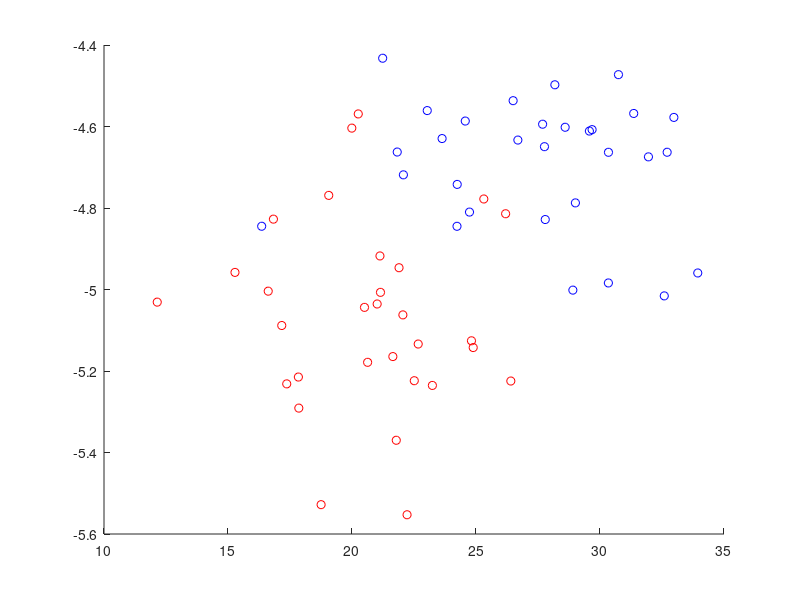
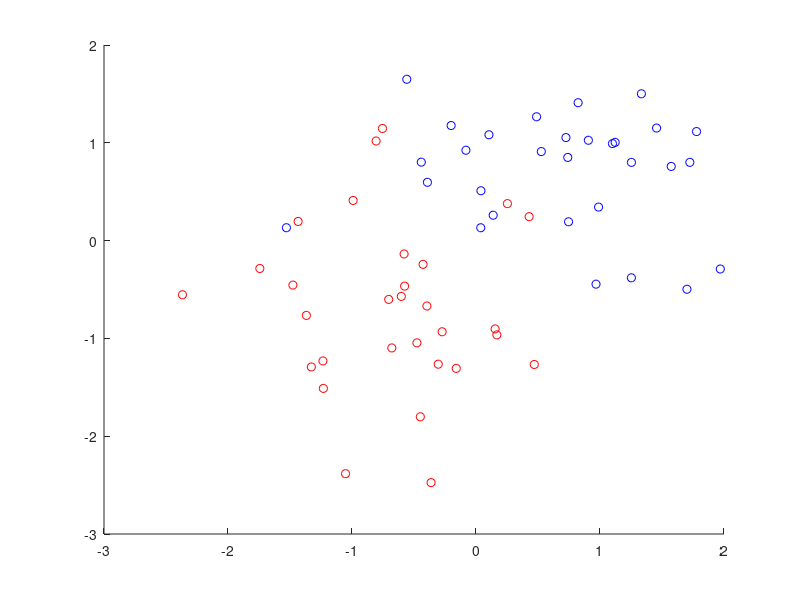
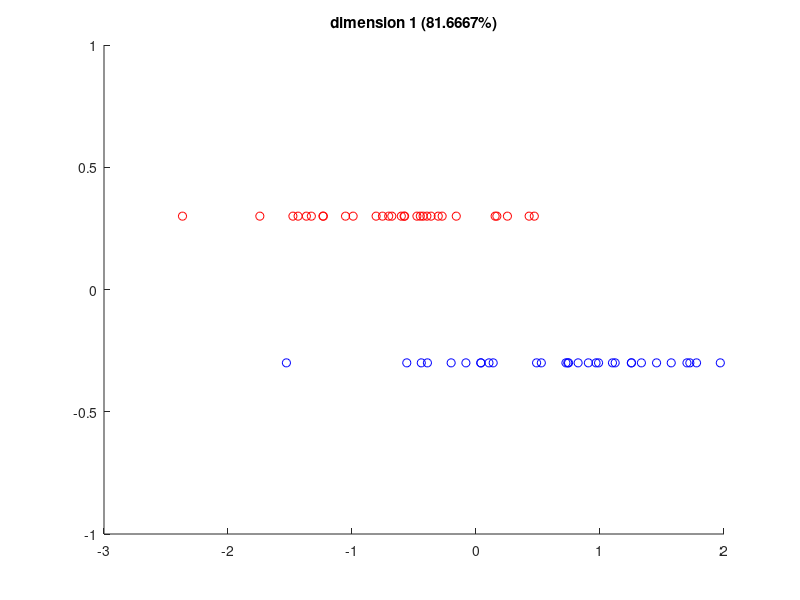
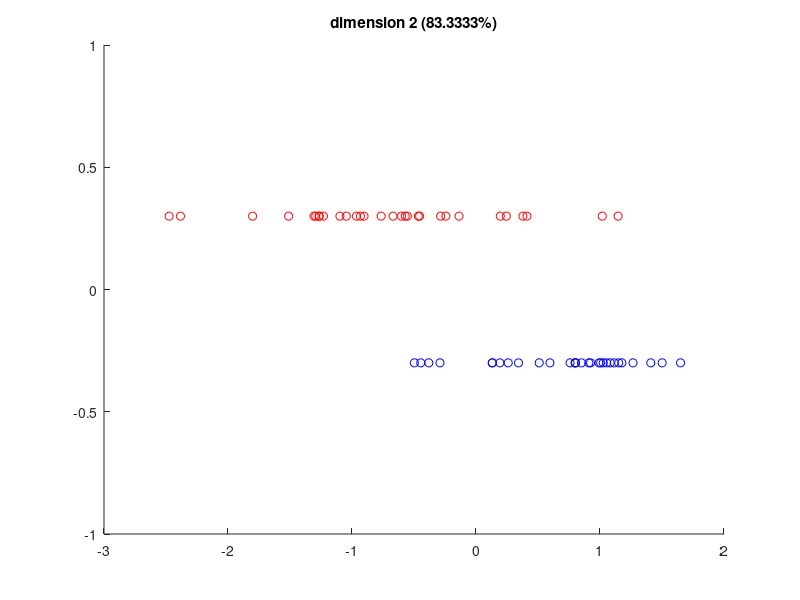

Reproduce these figures in MATLAB, in order.
%
close all
clear all


% Generate some data
x1s = randn( 30, 2 ) + repmat( [ 2.5 0 ], [ 30, 1 ] );
x2s = randn( 30, 2 ) + repmat( [ 0.1 0 ], [ 30, 1 ] );
angle = 45
mixingMatrix = [ cos( angle / 180 * pi )  -sin( angle  / 180 * pi ); ...
                 sin( angle / 180 * pi )   cos( angle / 180 * pi ) ];
mixingMatrix = diag( [ 4.5 0.2 ] ) * mixingMatrix;
mixingOffset = [ 20.0 -5.0 ]';
x1s = mixingMatrix * x1s' + repmat( mixingOffset, [ 1 30 ] );
x2s = mixingMatrix * x2s' + repmat( mixingOffset, [ 1 30 ] );



%
figure
l1 = line( x1s( 1, : ), x1s( 2, : ), 'marker', 'o', 'linestyle', 'none', 'color', 'b' );
hold on
l2 = line( x2s( 1, : ), x2s( 2, : ), 'marker', 'o', 'linestyle', 'none', 'color', 'r' );



% Normalize the data
numberOfFeatures = size( x1s, 1 );
for featureNumber = 1 : numberOfFeatures
  data = [ x1s( featureNumber, : ) x2s( featureNumber, : ) ];
  mean = sum( data ) / length( data );
  variance = sum( ( data - mean ).^2 ) / length( data );
  x1s( featureNumber, : ) = ( x1s( featureNumber, : ) - mean ) / sqrt( variance );
  x2s( featureNumber, : ) = ( x2s( featureNumber, : ) - mean ) / sqrt( variance );
end

%
figure
l1 = line( x1s( 1, : ), x1s( 2, : ), 'marker', 'o', 'linestyle', 'none', 'color', 'b' );
hold on
l2 = line( x2s( 1, : ), x2s( 2, : ), 'marker', 'o', 'linestyle', 'none', 'color', 'r' );



% Bishop's book p. 186-189
N1 = size( x1s, 2 );
N2 = size( x2s, 2 );
m1 = sum( x1s, 2 ) / N1;
m2 = sum( x2s, 2 ) / N2;
Sw = ( x1s - repmat( m1, [ 1 N1 ] ) ) * ( x1s - repmat( m1, [ 1 N1 ] ) )' + ...
     ( x2s - repmat( m2, [ 1 N2 ] ) ) * ( x2s - repmat( m2, [ 1 N2 ] ) )';
w = Sw \ ( m2 - m1 );
w = w / sqrt( sum( w.^2 ) );

estimatedAngle = acos( w(1) ) / pi * 180;
if ( w(2) < 0 )
  estimatedAngle = 360 - estimatedAngle;
end
if ( estimatedAngle > 180 )
  estimatedAngle = estimatedAngle - 180;
end
estimatedAngle







%  % The following doesn't say much, as the feature values are not normalized -> not
%  % comparable in magnitude...
%  for i = 1 : numberOfFeatures
%    disp( [ 'optimal weight for ' deblank( labels( i, : ) ) ': ' num2str( w( i ) ) ] )
%  end


% Compare to simply looking at one feature at a time
ws = [ eye( numberOfFeatures, numberOfFeatures ) w ];
titles = strvcat( 'dimension 1', 'dimension 2', 'best projection' ); 

for i = 1 : size( ws, 2 )
  % 
  w = ws( :, i );

  % Projections
  p1s = w' * x1s;
  p2s = w' * x2s;
  pm1 = w' * m1; % projection of m1
  pm2 = w' * m2; % projection of m2
  middle = ( pm1 + pm2 ) / 2;
  p1s = p1s - middle;
  p2s = p2s - middle;

  if 0
    % Instead of just setting threshold in the middle (i.e., at 0 in the current
    % normalized data), try to find the best value
  end

  figure
  if 0
    [ n1 x1 ] = hist( p1s', 10 );
    bar( x1, n1 );
    hold on
    [ n2 x2 ] = hist( p2s', 10 );
    bar( x2, n2, 'r' );
  else
    line( p1s', zeros( N1, 1 ) - .3, 'marker', 'o', 'linestyle', 'none', 'color', 'b' );
    hold on
    line( p2s', zeros( N2, 1 ) + .3, 'marker', 'o', 'linestyle', 'none', 'color', 'r' );
    set( gca, 'ylim', [ -1 1 ] );
    trainingCorrectClassificationRate = ( sum( p1s < 0 ) + sum( p2s > 0 ) ) / ( N1 + N2 );
    trainingCorrectClassificationRate = max( trainingCorrectClassificationRate, 1 - trainingCorrectClassificationRate );
    title( [ deblank( titles( i, : ) ) ' (' num2str( trainingCorrectClassificationRate * 100 ) '%)' ] )
  end
end



% Let's do a proper leave-one-out validation
useSimpleThreshold = true;

xs = [ x1s x2s ];
classifications = [ zeros( 1, size( x1s, 2 ) ) ones( 1, size( x2s, 2 ) ) ];
numberOfSubjects = length( classifications );

numberOfClassificationErrors = 0;
for subjectNumber = 1 : numberOfSubjects
  useSubjects = ones( 1, numberOfSubjects );
  useSubjects( subjectNumber ) = 0;

  trainingXs = xs( :, find( useSubjects ) );
  trainingClassifications = classifications( :, find( useSubjects ) );

  x1s = trainingXs( :, find( trainingClassifications == 0 ) ); % MCI
  x2s = trainingXs( :, find( trainingClassifications == 1 ) ); % AD

  % Bishop's book p. 186-189
  N1 = size( x1s, 2 );
  N2 = size( x2s, 2 );
  m1 = sum( x1s, 2 ) / N1;
  m2 = sum( x2s, 2 ) / N2;
  Sw = ( x1s - repmat( m1, [ 1 N1 ] ) ) * ( x1s - repmat( m1, [ 1 N1 ] ) )' + ...
      ( x2s - repmat( m2, [ 1 N2 ] ) ) * ( x2s - repmat( m2, [ 1 N2 ] ) )';
  w = Sw \ ( m2 - m1 );
  w = w / sqrt( sum( w.^2 ) );


  % Check if we would classify it correctly
  testingX = xs( :, subjectNumber );
  testingClassification = classifications( :, subjectNumber );
  if useSimpleThreshold
    % Use middle between means as the threshold to classify
    pm1 = w' * m1; % projection of m1
    pm2 = w' * m2; % projection of m2
    middle = ( pm1 + pm2 ) / 2;
    predictedClassification = ( ( w' * testingX ) > middle );
  else
    % Use proper Gaussian mixture model to determine the threshold
    px1s = w' * x1s;
    px2s = w' * x2s;
    pm1 = sum( px1s ) / N1;
    pm2 = sum( px2s ) / N2;
    pv1 = sum( ( px1s - pm1 ).^2 ) / N1;
    pv2 = sum( ( px2s - pm2 ).^2 ) / N2;
    propToPosterior1 = 1 / sqrt( 2 * pi * pv1 ) * exp( -( w' * testingX - pm1 )^2 / 2 / pv1 ) * N1;
    propToPosterior2 = 1 / sqrt( 2 * pi * pv2 ) * exp( -( w' * testingX - pm2 )^2 / 2 / pv2 ) * N2;
    predictedClassification = ( propToPosterior2 > propToPosterior1 );
  end


  if ( testingClassification ~= predictedClassification )
    numberOfClassificationErrors = numberOfClassificationErrors + 1;
  end

end % End loop over all subjects

testingCorrectClassificationRate = ( numberOfSubjects - numberOfClassificationErrors ) ...
                                  / numberOfSubjects;
disp( [ 'testingCorrectClassificationRate: ' num2str( testingCorrectClassificationRate * 100 ) ] )


% Compare with just summing
xs = sum( xs );
numberOfClassificationErrors = 0;
for subjectNumber = 1 : numberOfSubjects
  useSubjects = ones( 1, numberOfSubjects );
  useSubjects( subjectNumber ) = 0;

  trainingXs = xs( :, find( useSubjects ) );
  trainingClassifications = classifications( :, find( useSubjects ) );

  x1s = trainingXs( :, find( trainingClassifications == 0 ) ); % MCI
  x2s = trainingXs( :, find( trainingClassifications == 1 ) ); % AD

  % Bishop's book p. 186-189
  N1 = size( x1s, 2 );
  N2 = size( x2s, 2 );
  m1 = sum( x1s, 2 ) / N1;
  m2 = sum( x2s, 2 ) / N2;
  Sw = ( x1s - repmat( m1, [ 1 N1 ] ) ) * ( x1s - repmat( m1, [ 1 N1 ] ) )' + ...
      ( x2s - repmat( m2, [ 1 N2 ] ) ) * ( x2s - repmat( m2, [ 1 N2 ] ) )';
  w = Sw \ ( m2 - m1 );
  w = w / sqrt( sum( w.^2 ) );


  % Check if we would classify it correctly
  testingX = xs( :, subjectNumber );
  testingClassification = classifications( :, subjectNumber );
  if useSimpleThreshold
    % Use middle between means as the threshold to classify
    pm1 = w' * m1; % projection of m1
    pm2 = w' * m2; % projection of m2
    middle = ( pm1 + pm2 ) / 2;
    predictedClassification = ( ( w' * testingX ) > middle );
  else
    % Use proper Gaussian mixture model to determine the threshold
    px1s = w' * x1s;
    px2s = w' * x2s;
    pm1 = sum( px1s ) / N1;
    pm2 = sum( px2s ) / N2;
    pv1 = sum( ( px1s - pm1 ).^2 ) / N1;
    pv2 = sum( ( px2s - pm2 ).^2 ) / N2;
    propToPosterior1 = 1 / sqrt( 2 * pi * pv1 ) * exp( -( w' * testingX - pm1 )^2 / 2 / pv1 ) * N1;
    propToPosterior2 = 1 / sqrt( 2 * pi * pv2 ) * exp( -( w' * testingX - pm2 )^2 / 2 / pv2 ) * N2;
    predictedClassification = ( propToPosterior2 > propToPosterior1 );
  end


  if ( testingClassification ~= predictedClassification )
    numberOfClassificationErrors = numberOfClassificationErrors + 1;
  end

end % End loop over all subjects

testingCorrectClassificationRate = ( numberOfSubjects - numberOfClassificationErrors ) ...
                                  / numberOfSubjects;
disp( [ 'testingCorrectClassificationRate [1 1]: ' num2str( testingCorrectClassificationRate * 100 ) ] )



